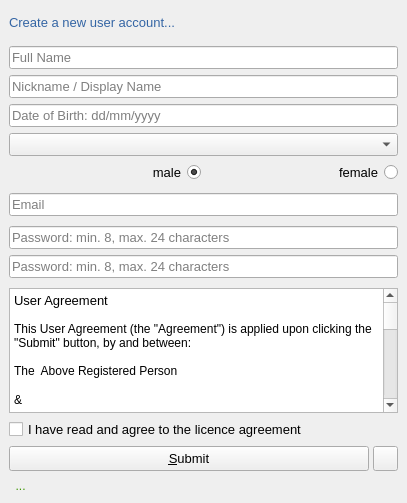
<?xml version="1.0" encoding="UTF-8"?>
<ui version="4.0">
 <class>RegisterNewUserObject</class>
 <widget class="QWidget" name="RegisterNewUserObject">
  <property name="geometry">
   <rect>
    <x>0</x>
    <y>0</y>
    <width>407</width>
    <height>503</height>
   </rect>
  </property>
  <property name="sizePolicy">
   <sizepolicy hsizetype="Fixed" vsizetype="Fixed">
    <horstretch>0</horstretch>
    <verstretch>0</verstretch>
   </sizepolicy>
  </property>
  <property name="minimumSize">
   <size>
    <width>407</width>
    <height>503</height>
   </size>
  </property>
  <property name="maximumSize">
   <size>
    <width>407</width>
    <height>503</height>
   </size>
  </property>
  <property name="font">
   <font>
    <pointsize>10</pointsize>
   </font>
  </property>
  <property name="windowTitle">
   <string>Form</string>
  </property>
  <property name="windowIcon">
   <iconset>
    <normaloff>:/icons/icons/2221968.png</normaloff>:/icons/icons/2221968.png</iconset>
  </property>
  <layout class="QGridLayout" name="gridLayout">
   <property name="leftMargin">
    <number>0</number>
   </property>
   <property name="topMargin">
    <number>0</number>
   </property>
   <property name="rightMargin">
    <number>0</number>
   </property>
   <property name="bottomMargin">
    <number>0</number>
   </property>
   <property name="spacing">
    <number>4</number>
   </property>
   <item row="1" column="1">
    <widget class="QStackedWidget" name="stackedWidget">
     <property name="currentIndex">
      <number>0</number>
     </property>
     <widget class="QWidget" name="page">
      <layout class="QVBoxLayout" name="verticalLayout">
       <item>
        <layout class="QHBoxLayout" name="horizontalLayout_2">
         <property name="topMargin">
          <number>0</number>
         </property>
         <item>
          <widget class="QLabel" name="create_Label">
           <property name="minimumSize">
            <size>
             <width>0</width>
             <height>26</height>
            </size>
           </property>
           <property name="font">
            <font>
             <pointsize>10</pointsize>
            </font>
           </property>
           <property name="styleSheet">
            <string notr="true">color: rgb(52, 101, 164);</string>
           </property>
           <property name="text">
            <string>Create a new user account...</string>
           </property>
          </widget>
         </item>
        </layout>
       </item>
       <item>
        <spacer name="verticalSpacer_4">
         <property name="font">
          <font>
           <pointsize>10</pointsize>
          </font>
         </property>
         <property name="orientation">
          <enum>Qt::Vertical</enum>
         </property>
         <property name="sizeType">
          <enum>QSizePolicy::Fixed</enum>
         </property>
         <property name="sizeHint" stdset="0">
          <size>
           <width>20</width>
           <height>5</height>
          </size>
         </property>
        </spacer>
       </item>
       <item>
        <widget class="QLineEdit" name="full_name_Prompt">
         <property name="font">
          <font>
           <pointsize>10</pointsize>
          </font>
         </property>
         <property name="toolTip">
          <string>allowed format: [A-Z][a-z] space &quot;van&quot;, &quot;of&quot;, &quot;de la&quot;;</string>
         </property>
         <property name="layoutDirection">
          <enum>Qt::RightToLeft</enum>
         </property>
         <property name="inputMask">
          <string/>
         </property>
         <property name="text">
          <string/>
         </property>
         <property name="maxLength">
          <number>32767</number>
         </property>
         <property name="placeholderText">
          <string>Full Name</string>
         </property>
        </widget>
       </item>
       <item>
        <widget class="QLineEdit" name="nick_Prompt">
         <property name="font">
          <font>
           <pointsize>10</pointsize>
          </font>
         </property>
         <property name="toolTip">
          <string>allowed format: a-Z 0-9 and underscore</string>
         </property>
         <property name="text">
          <string/>
         </property>
         <property name="placeholderText">
          <string>Nickname / Display Name</string>
         </property>
        </widget>
       </item>
       <item>
        <widget class="QLineEdit" name="date_of_birthPrompt">
         <property name="font">
          <font>
           <pointsize>10</pointsize>
          </font>
         </property>
         <property name="placeholderText">
          <string>Date of Birth: dd/mm/yyyy</string>
         </property>
        </widget>
       </item>
       <item>
        <widget class="QComboBox" name="countriesBox">
         <property name="font">
          <font>
           <pointsize>10</pointsize>
          </font>
         </property>
        </widget>
       </item>
       <item>
        <layout class="QHBoxLayout" name="horizontalLayout">
         <property name="topMargin">
          <number>0</number>
         </property>
         <item>
          <widget class="QRadioButton" name="male_radioButton">
           <property name="font">
            <font>
             <pointsize>10</pointsize>
            </font>
           </property>
           <property name="layoutDirection">
            <enum>Qt::RightToLeft</enum>
           </property>
           <property name="styleSheet">
            <string notr="true"/>
           </property>
           <property name="text">
            <string>male</string>
           </property>
           <property name="checked">
            <bool>true</bool>
           </property>
          </widget>
         </item>
         <item>
          <widget class="QRadioButton" name="female_radioButton">
           <property name="font">
            <font>
             <pointsize>10</pointsize>
            </font>
           </property>
           <property name="layoutDirection">
            <enum>Qt::RightToLeft</enum>
           </property>
           <property name="styleSheet">
            <string notr="true"/>
           </property>
           <property name="text">
            <string>female</string>
           </property>
          </widget>
         </item>
        </layout>
       </item>
       <item>
        <spacer name="verticalSpacer_2">
         <property name="font">
          <font>
           <pointsize>10</pointsize>
          </font>
         </property>
         <property name="orientation">
          <enum>Qt::Vertical</enum>
         </property>
         <property name="sizeType">
          <enum>QSizePolicy::Fixed</enum>
         </property>
         <property name="sizeHint" stdset="0">
          <size>
           <width>20</width>
           <height>4</height>
          </size>
         </property>
        </spacer>
       </item>
       <item>
        <widget class="QLineEdit" name="email_Prompt">
         <property name="font">
          <font>
           <pointsize>10</pointsize>
          </font>
         </property>
         <property name="toolTip">
          <string>standard email format</string>
         </property>
         <property name="text">
          <string/>
         </property>
         <property name="placeholderText">
          <string>Email</string>
         </property>
        </widget>
       </item>
       <item>
        <spacer name="verticalSpacer_5">
         <property name="font">
          <font>
           <pointsize>10</pointsize>
          </font>
         </property>
         <property name="orientation">
          <enum>Qt::Vertical</enum>
         </property>
         <property name="sizeType">
          <enum>QSizePolicy::Fixed</enum>
         </property>
         <property name="sizeHint" stdset="0">
          <size>
           <width>20</width>
           <height>4</height>
          </size>
         </property>
        </spacer>
       </item>
       <item>
        <widget class="QLineEdit" name="password_Prompt">
         <property name="font">
          <font>
           <pointsize>10</pointsize>
          </font>
         </property>
         <property name="toolTip">
          <string>allowed characters: a-Z 0-9 underscore, dot, minus, plus, equals</string>
         </property>
         <property name="text">
          <string/>
         </property>
         <property name="echoMode">
          <enum>QLineEdit::Password</enum>
         </property>
         <property name="placeholderText">
          <string>Password: min. 8, max. 24 characters</string>
         </property>
        </widget>
       </item>
       <item>
        <widget class="QLineEdit" name="password_2_Prompt">
         <property name="font">
          <font>
           <pointsize>10</pointsize>
          </font>
         </property>
         <property name="toolTip">
          <string>allowed characters: a-Z 0-9 underscore, dot, minus, plus, equals</string>
         </property>
         <property name="text">
          <string/>
         </property>
         <property name="echoMode">
          <enum>QLineEdit::Password</enum>
         </property>
         <property name="placeholderText">
          <string>Password: min. 8, max. 24 characters</string>
         </property>
        </widget>
       </item>
       <item>
        <spacer name="verticalSpacer_3">
         <property name="font">
          <font>
           <pointsize>10</pointsize>
          </font>
         </property>
         <property name="orientation">
          <enum>Qt::Vertical</enum>
         </property>
         <property name="sizeType">
          <enum>QSizePolicy::Fixed</enum>
         </property>
         <property name="sizeHint" stdset="0">
          <size>
           <width>20</width>
           <height>4</height>
          </size>
         </property>
        </spacer>
       </item>
       <item>
        <widget class="QTextBrowser" name="agreement_textBox">
         <property name="enabled">
          <bool>true</bool>
         </property>
         <property name="font">
          <font>
           <pointsize>10</pointsize>
          </font>
         </property>
         <property name="html">
          <string>&lt;!DOCTYPE HTML PUBLIC &quot;-//W3C//DTD HTML 4.0//EN&quot; &quot;http://www.w3.org/TR/REC-html40/strict.dtd&quot;&gt;
&lt;html&gt;&lt;head&gt;&lt;meta name=&quot;qrichtext&quot; content=&quot;1&quot; /&gt;&lt;style type=&quot;text/css&quot;&gt;
p, li { white-space: pre-wrap; }
&lt;/style&gt;&lt;/head&gt;&lt;body style=&quot; font-family:'DejaVu Sans'; font-size:10pt; font-weight:400; font-style:normal;&quot;&gt;
&lt;p style=&quot; margin-top:0px; margin-bottom:0px; margin-left:0px; margin-right:0px; -qt-block-indent:0; text-indent:0px;&quot;&gt;&lt;span style=&quot; font-family:'Ubuntu';&quot;&gt;User Agreement&lt;/span&gt;&lt;/p&gt;
&lt;p style=&quot;-qt-paragraph-type:empty; margin-top:0px; margin-bottom:0px; margin-left:0px; margin-right:0px; -qt-block-indent:0; text-indent:0px; font-family:'Ubuntu'; font-size:9pt;&quot;&gt;&lt;br /&gt;&lt;/p&gt;
&lt;p style=&quot; margin-top:0px; margin-bottom:0px; margin-left:0px; margin-right:0px; -qt-block-indent:0; text-indent:0px;&quot;&gt;&lt;span style=&quot; font-family:'Ubuntu'; font-size:9pt;&quot;&gt;This User Agreement (the &amp;quot;Agreement&amp;quot;) is applied upon clicking the &amp;quot;Submit&amp;quot; button, by and between:&lt;/span&gt;&lt;/p&gt;
&lt;p style=&quot;-qt-paragraph-type:empty; margin-top:0px; margin-bottom:0px; margin-left:0px; margin-right:0px; -qt-block-indent:0; text-indent:0px; font-family:'Ubuntu'; font-size:9pt;&quot;&gt;&lt;br /&gt;&lt;/p&gt;
&lt;p style=&quot; margin-top:0px; margin-bottom:0px; margin-left:0px; margin-right:0px; -qt-block-indent:0; text-indent:0px;&quot;&gt;&lt;span style=&quot; font-family:'Ubuntu'; font-size:9pt;&quot;&gt;The  Above Registered Person&lt;/span&gt;&lt;/p&gt;
&lt;p style=&quot;-qt-paragraph-type:empty; margin-top:0px; margin-bottom:0px; margin-left:0px; margin-right:0px; -qt-block-indent:0; text-indent:0px; font-family:'Ubuntu';&quot;&gt;&lt;br /&gt;&lt;/p&gt;
&lt;p style=&quot; margin-top:0px; margin-bottom:0px; margin-left:0px; margin-right:0px; -qt-block-indent:0; text-indent:0px;&quot;&gt;&lt;span style=&quot; font-family:'Ubuntu'; font-size:9pt;&quot;&gt;&amp;amp;&lt;/span&gt;&lt;/p&gt;
&lt;p style=&quot;-qt-paragraph-type:empty; margin-top:0px; margin-bottom:0px; margin-left:0px; margin-right:0px; -qt-block-indent:0; text-indent:0px; font-family:'Ubuntu';&quot;&gt;&lt;br /&gt;&lt;/p&gt;
&lt;p style=&quot; margin-top:0px; margin-bottom:0px; margin-left:0px; margin-right:0px; -qt-block-indent:0; text-indent:0px;&quot;&gt;&lt;span style=&quot; font-family:'Ubuntu'; font-size:9pt;&quot;&gt;QsMessenger Headmaster&lt;/span&gt;&lt;/p&gt;
&lt;p style=&quot;-qt-paragraph-type:empty; margin-top:0px; margin-bottom:0px; margin-left:0px; margin-right:0px; -qt-block-indent:0; text-indent:0px; font-family:'Ubuntu'; font-size:9pt;&quot;&gt;&lt;br /&gt;&lt;/p&gt;
&lt;p style=&quot;-qt-paragraph-type:empty; margin-top:0px; margin-bottom:0px; margin-left:0px; margin-right:0px; -qt-block-indent:0; text-indent:0px; font-family:'Ubuntu'; font-size:9pt;&quot;&gt;&lt;br /&gt;&lt;/p&gt;
&lt;p style=&quot; margin-top:0px; margin-bottom:0px; margin-left:0px; margin-right:0px; -qt-block-indent:0; text-indent:0px;&quot;&gt;&lt;span style=&quot; font-family:'Ubuntu'; font-size:9pt;&quot;&gt;1. Acceptance of Terms&lt;/span&gt;&lt;/p&gt;
&lt;p style=&quot;-qt-paragraph-type:empty; margin-top:0px; margin-bottom:0px; margin-left:0px; margin-right:0px; -qt-block-indent:0; text-indent:0px; font-family:'Ubuntu'; font-size:9pt;&quot;&gt;&lt;br /&gt;&lt;/p&gt;
&lt;p style=&quot; margin-top:0px; margin-bottom:0px; margin-left:0px; margin-right:0px; -qt-block-indent:0; text-indent:0px;&quot;&gt;&lt;span style=&quot; font-family:'Ubuntu'; font-size:9pt;&quot;&gt;By accessing or using QsMessenger (the &amp;quot;Service&amp;quot;), you agree to comply with and be bound by this Agreement and any additional terms and conditions that may apply to specific features of the Service.&lt;/span&gt;&lt;/p&gt;
&lt;p style=&quot;-qt-paragraph-type:empty; margin-top:0px; margin-bottom:0px; margin-left:0px; margin-right:0px; -qt-block-indent:0; text-indent:0px; font-family:'Ubuntu'; font-size:9pt;&quot;&gt;&lt;br /&gt;&lt;/p&gt;
&lt;p style=&quot; margin-top:0px; margin-bottom:0px; margin-left:0px; margin-right:0px; -qt-block-indent:0; text-indent:0px;&quot;&gt;&lt;span style=&quot; font-family:'Ubuntu'; font-size:9pt;&quot;&gt;2. Use of the Service&lt;/span&gt;&lt;/p&gt;
&lt;p style=&quot;-qt-paragraph-type:empty; margin-top:0px; margin-bottom:0px; margin-left:0px; margin-right:0px; -qt-block-indent:0; text-indent:0px; font-family:'Ubuntu'; font-size:9pt;&quot;&gt;&lt;br /&gt;&lt;/p&gt;
&lt;p style=&quot; margin-top:0px; margin-bottom:0px; margin-left:0px; margin-right:0px; -qt-block-indent:0; text-indent:0px;&quot;&gt;&lt;span style=&quot; font-family:'Ubuntu'; font-size:9pt;&quot;&gt;a) Age Requirement: You must be at least 18 years old to use the Service.&lt;/span&gt;&lt;/p&gt;
&lt;p style=&quot;-qt-paragraph-type:empty; margin-top:0px; margin-bottom:0px; margin-left:0px; margin-right:0px; -qt-block-indent:0; text-indent:0px; font-family:'Ubuntu'; font-size:9pt;&quot;&gt;&lt;br /&gt;&lt;/p&gt;
&lt;p style=&quot; margin-top:0px; margin-bottom:0px; margin-left:0px; margin-right:0px; -qt-block-indent:0; text-indent:0px;&quot;&gt;&lt;span style=&quot; font-family:'Ubuntu'; font-size:9pt;&quot;&gt;b) Registration: You may be required to register for an account to access certain features of the Service. You agree to provide accurate and complete information when registering for an account.&lt;/span&gt;&lt;/p&gt;
&lt;p style=&quot;-qt-paragraph-type:empty; margin-top:0px; margin-bottom:0px; margin-left:0px; margin-right:0px; -qt-block-indent:0; text-indent:0px; font-family:'Ubuntu'; font-size:9pt;&quot;&gt;&lt;br /&gt;&lt;/p&gt;
&lt;p style=&quot; margin-top:0px; margin-bottom:0px; margin-left:0px; margin-right:0px; -qt-block-indent:0; text-indent:0px;&quot;&gt;&lt;span style=&quot; font-family:'Ubuntu'; font-size:9pt;&quot;&gt;c) Prohibited Activities: You agree not to engage in any of the following prohibited activities:&lt;/span&gt;&lt;/p&gt;
&lt;p style=&quot;-qt-paragraph-type:empty; margin-top:0px; margin-bottom:0px; margin-left:0px; margin-right:0px; -qt-block-indent:0; text-indent:0px; font-family:'Ubuntu'; font-size:9pt;&quot;&gt;&lt;br /&gt;&lt;/p&gt;
&lt;p style=&quot; margin-top:0px; margin-bottom:0px; margin-left:0px; margin-right:0px; -qt-block-indent:0; text-indent:0px;&quot;&gt;&lt;span style=&quot; font-family:'Ubuntu'; font-size:9pt;&quot;&gt;- Violating any laws, regulations, or third-party rights.&lt;/span&gt;&lt;/p&gt;
&lt;p style=&quot;-qt-paragraph-type:empty; margin-top:0px; margin-bottom:0px; margin-left:0px; margin-right:0px; -qt-block-indent:0; text-indent:0px; font-family:'Ubuntu'; font-size:9pt;&quot;&gt;&lt;br /&gt;&lt;/p&gt;
&lt;p style=&quot; margin-top:0px; margin-bottom:0px; margin-left:0px; margin-right:0px; -qt-block-indent:0; text-indent:0px;&quot;&gt;&lt;span style=&quot; font-family:'Ubuntu'; font-size:9pt;&quot;&gt;- Posting or transmitting unauthorized or unsolicited advertising, promotional materials, or spam.&lt;/span&gt;&lt;/p&gt;
&lt;p style=&quot;-qt-paragraph-type:empty; margin-top:0px; margin-bottom:0px; margin-left:0px; margin-right:0px; -qt-block-indent:0; text-indent:0px; font-family:'Ubuntu'; font-size:9pt;&quot;&gt;&lt;br /&gt;&lt;/p&gt;
&lt;p style=&quot; margin-top:0px; margin-bottom:0px; margin-left:0px; margin-right:0px; -qt-block-indent:0; text-indent:0px;&quot;&gt;&lt;span style=&quot; font-family:'Ubuntu'; font-size:9pt;&quot;&gt;- Impersonating any person or entity or falsely  stating or missrepresenting your affiliation with a person or entity.&lt;/span&gt;&lt;/p&gt;
&lt;p style=&quot; margin-top:0px; margin-bottom:0px; margin-left:0px; margin-right:0px; -qt-block-indent:0; text-indent:0px;&quot;&gt;&lt;span style=&quot; font-family:'Ubuntu'; font-size:9pt;&quot;&gt;- Interfering with or disrupting the Service or servers, or networks connected to the Service.&lt;/span&gt;&lt;/p&gt;
&lt;p style=&quot;-qt-paragraph-type:empty; margin-top:0px; margin-bottom:0px; margin-left:0px; margin-right:0px; -qt-block-indent:0; text-indent:0px; font-family:'Ubuntu'; font-size:9pt;&quot;&gt;&lt;br /&gt;&lt;/p&gt;
&lt;p style=&quot; margin-top:0px; margin-bottom:0px; margin-left:0px; margin-right:0px; -qt-block-indent:0; text-indent:0px;&quot;&gt;&lt;span style=&quot; font-family:'Ubuntu'; font-size:9pt;&quot;&gt;3. Intellectual Property&lt;/span&gt;&lt;/p&gt;
&lt;p style=&quot;-qt-paragraph-type:empty; margin-top:0px; margin-bottom:0px; margin-left:0px; margin-right:0px; -qt-block-indent:0; text-indent:0px; font-family:'Ubuntu'; font-size:9pt;&quot;&gt;&lt;br /&gt;&lt;/p&gt;
&lt;p style=&quot; margin-top:0px; margin-bottom:0px; margin-left:0px; margin-right:0px; -qt-block-indent:0; text-indent:0px;&quot;&gt;&lt;span style=&quot; font-family:'Ubuntu'; font-size:9pt;&quot;&gt;All content, trademarks, logos, and other intellectual property rights related to the Service are the property of QsMessenger Headmaster or it's licensors. &lt;/span&gt;&lt;/p&gt;
&lt;p style=&quot;-qt-paragraph-type:empty; margin-top:0px; margin-bottom:0px; margin-left:0px; margin-right:0px; -qt-block-indent:0; text-indent:0px; font-family:'Ubuntu'; font-size:9pt;&quot;&gt;&lt;br /&gt;&lt;/p&gt;
&lt;p style=&quot; margin-top:0px; margin-bottom:0px; margin-left:0px; margin-right:0px; -qt-block-indent:0; text-indent:0px;&quot;&gt;&lt;span style=&quot; font-family:'Ubuntu'; font-size:9pt;&quot;&gt;You are granted a limited, non exclusive, non-transferable license to use the Service for personal, non-commercial purposes.&lt;/span&gt;&lt;/p&gt;
&lt;p style=&quot;-qt-paragraph-type:empty; margin-top:0px; margin-bottom:0px; margin-left:0px; margin-right:0px; -qt-block-indent:0; text-indent:0px; font-family:'Ubuntu'; font-size:9pt;&quot;&gt;&lt;br /&gt;&lt;/p&gt;&lt;/body&gt;&lt;/html&gt;</string>
         </property>
        </widget>
       </item>
       <item>
        <widget class="QCheckBox" name="agreement_checkBox">
         <property name="font">
          <font>
           <pointsize>10</pointsize>
          </font>
         </property>
         <property name="layoutDirection">
          <enum>Qt::LeftToRight</enum>
         </property>
         <property name="text">
          <string>I have read and agree to the licence agreement   </string>
         </property>
         <property name="checked">
          <bool>false</bool>
         </property>
        </widget>
       </item>
       <item>
        <layout class="QHBoxLayout" name="horizontalLayout_5">
         <property name="spacing">
          <number>4</number>
         </property>
         <property name="topMargin">
          <number>0</number>
         </property>
         <item>
          <widget class="QPushButton" name="registration_Button">
           <property name="minimumSize">
            <size>
             <width>0</width>
             <height>25</height>
            </size>
           </property>
           <property name="maximumSize">
            <size>
             <width>16777215</width>
             <height>25</height>
            </size>
           </property>
           <property name="font">
            <font>
             <pointsize>10</pointsize>
            </font>
           </property>
           <property name="text">
            <string>&amp;Submit</string>
           </property>
           <property name="icon">
            <iconset>
             <normalon>../../../../Resources/icons/registration.png</normalon>
            </iconset>
           </property>
          </widget>
         </item>
         <item>
          <widget class="QPushButton" name="pageButton">
           <property name="sizePolicy">
            <sizepolicy hsizetype="Fixed" vsizetype="Fixed">
             <horstretch>0</horstretch>
             <verstretch>0</verstretch>
            </sizepolicy>
           </property>
           <property name="minimumSize">
            <size>
             <width>25</width>
             <height>25</height>
            </size>
           </property>
           <property name="maximumSize">
            <size>
             <width>25</width>
             <height>25</height>
            </size>
           </property>
           <property name="toolTip">
            <string>next</string>
           </property>
           <property name="text">
            <string/>
           </property>
           <property name="icon">
            <iconset>
             <normalon>../../../../Resources/icons/triangle_right.png</normalon>
            </iconset>
           </property>
          </widget>
         </item>
        </layout>
       </item>
       <item>
        <widget class="QLabel" name="message_Label">
         <property name="enabled">
          <bool>false</bool>
         </property>
         <property name="minimumSize">
          <size>
           <width>0</width>
           <height>17</height>
          </size>
         </property>
         <property name="maximumSize">
          <size>
           <width>407</width>
           <height>17</height>
          </size>
         </property>
         <property name="font">
          <font>
           <pointsize>9</pointsize>
          </font>
         </property>
         <property name="layoutDirection">
          <enum>Qt::LeftToRight</enum>
         </property>
         <property name="styleSheet">
          <string notr="true">color: rgb(60, 150, 0);</string>
         </property>
         <property name="text">
          <string>  ...</string>
         </property>
         <property name="alignment">
          <set>Qt::AlignLeading|Qt::AlignLeft|Qt::AlignVCenter</set>
         </property>
        </widget>
       </item>
      </layout>
     </widget>
     <widget class="QWidget" name="page_2">
      <layout class="QVBoxLayout" name="verticalLayout_2">
       <item>
        <layout class="QHBoxLayout" name="horizontalLayout_3">
         <item>
          <widget class="QLabel" name="label_2">
           <property name="sizePolicy">
            <sizepolicy hsizetype="Preferred" vsizetype="Fixed">
             <horstretch>0</horstretch>
             <verstretch>0</verstretch>
            </sizepolicy>
           </property>
           <property name="font">
            <font>
             <pointsize>10</pointsize>
            </font>
           </property>
           <property name="styleSheet">
            <string notr="true">color: rgb(52, 101, 164);</string>
           </property>
           <property name="text">
            <string>Activate new user account...</string>
           </property>
          </widget>
         </item>
        </layout>
       </item>
       <item>
        <widget class="QLineEdit" name="activation_code_Prompt">
         <property name="sizePolicy">
          <sizepolicy hsizetype="Expanding" vsizetype="Fixed">
           <horstretch>0</horstretch>
           <verstretch>20</verstretch>
          </sizepolicy>
         </property>
         <property name="minimumSize">
          <size>
           <width>0</width>
           <height>25</height>
          </size>
         </property>
         <property name="maximumSize">
          <size>
           <width>16777215</width>
           <height>25</height>
          </size>
         </property>
         <property name="font">
          <font>
           <pointsize>10</pointsize>
          </font>
         </property>
         <property name="text">
          <string/>
         </property>
         <property name="placeholderText">
          <string>Activation Code</string>
         </property>
        </widget>
       </item>
       <item>
        <layout class="QHBoxLayout" name="horizontalLayout_4">
         <property name="spacing">
          <number>4</number>
         </property>
         <item>
          <widget class="QPushButton" name="resendEmailButton">
           <property name="sizePolicy">
            <sizepolicy hsizetype="Fixed" vsizetype="Fixed">
             <horstretch>0</horstretch>
             <verstretch>0</verstretch>
            </sizepolicy>
           </property>
           <property name="minimumSize">
            <size>
             <width>80</width>
             <height>25</height>
            </size>
           </property>
           <property name="maximumSize">
            <size>
             <width>80</width>
             <height>25</height>
            </size>
           </property>
           <property name="text">
            <string>Resend</string>
           </property>
           <property name="icon">
            <iconset>
             <normalon>../../../../Resources/icons/sendEmail.png</normalon>
            </iconset>
           </property>
           <property name="iconSize">
            <size>
             <width>24</width>
             <height>24</height>
            </size>
           </property>
          </widget>
         </item>
         <item>
          <widget class="QPushButton" name="activateButton">
           <property name="minimumSize">
            <size>
             <width>0</width>
             <height>25</height>
            </size>
           </property>
           <property name="maximumSize">
            <size>
             <width>16777215</width>
             <height>25</height>
            </size>
           </property>
           <property name="font">
            <font>
             <pointsize>10</pointsize>
            </font>
           </property>
           <property name="text">
            <string>Activate</string>
           </property>
           <property name="icon">
            <iconset>
             <normalon>../../../../Resources/icons/2221968.png</normalon>
            </iconset>
           </property>
          </widget>
         </item>
         <item>
          <widget class="QPushButton" name="pageButton2">
           <property name="sizePolicy">
            <sizepolicy hsizetype="Fixed" vsizetype="Fixed">
             <horstretch>0</horstretch>
             <verstretch>0</verstretch>
            </sizepolicy>
           </property>
           <property name="minimumSize">
            <size>
             <width>25</width>
             <height>25</height>
            </size>
           </property>
           <property name="maximumSize">
            <size>
             <width>25</width>
             <height>25</height>
            </size>
           </property>
           <property name="toolTip">
            <string>back</string>
           </property>
           <property name="text">
            <string/>
           </property>
           <property name="icon">
            <iconset>
             <normalon>../../../../Resources/icons/triangle_left.png</normalon>
            </iconset>
           </property>
          </widget>
         </item>
        </layout>
       </item>
       <item>
        <widget class="QLabel" name="message_Label_2">
         <property name="enabled">
          <bool>false</bool>
         </property>
         <property name="minimumSize">
          <size>
           <width>0</width>
           <height>17</height>
          </size>
         </property>
         <property name="maximumSize">
          <size>
           <width>407</width>
           <height>17</height>
          </size>
         </property>
         <property name="font">
          <font>
           <pointsize>9</pointsize>
          </font>
         </property>
         <property name="layoutDirection">
          <enum>Qt::LeftToRight</enum>
         </property>
         <property name="styleSheet">
          <string notr="true">color: rgb(60, 150, 0);</string>
         </property>
         <property name="text">
          <string>  ...</string>
         </property>
         <property name="alignment">
          <set>Qt::AlignLeading|Qt::AlignLeft|Qt::AlignVCenter</set>
         </property>
        </widget>
       </item>
      </layout>
     </widget>
    </widget>
   </item>
  </layout>
 </widget>
 <resources/>
 <connections/>
</ui>
